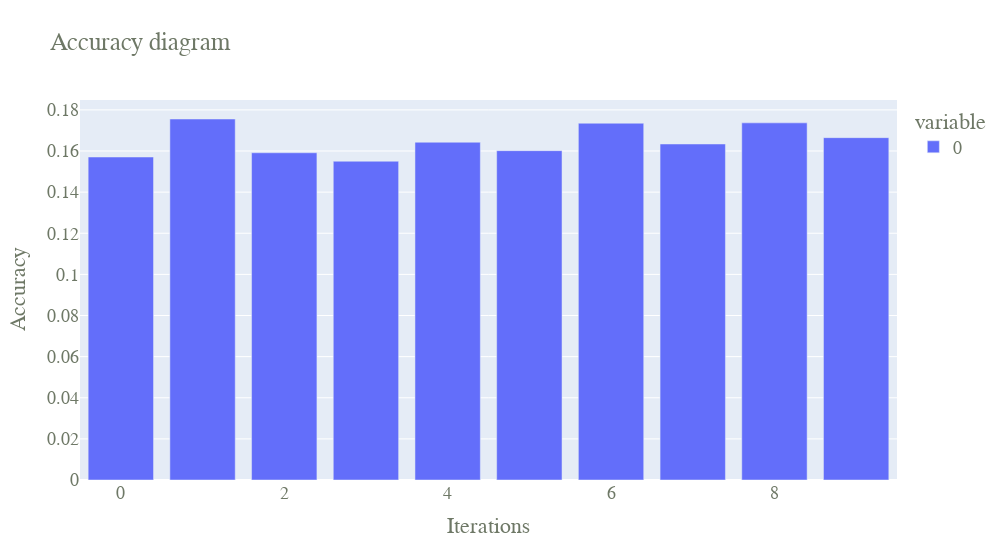
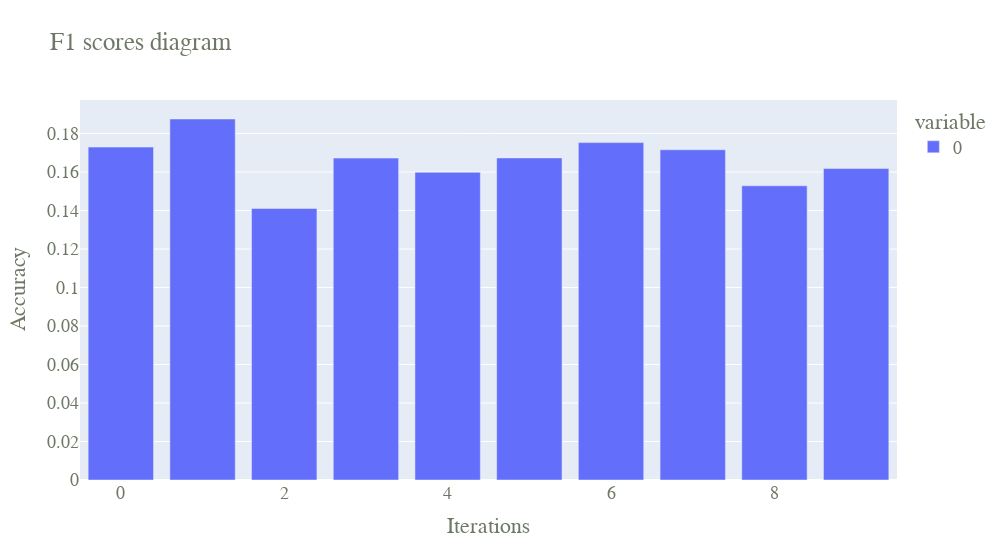

The notebook cell saved with these charts, in order:
### Markdown cell above
## <span style="color:#6E7866">Dummy Classifier</span>

### Code cell
model = DummyClassifier(strategy="uniform")
acc_score = []
f1_scores = []
k = 10
kf = KFold(n_splits=k, random_state=None)

for train_index , test_index in kf.split(Xtrain):
    X_train , X_test = X.iloc[train_index],X.iloc[test_index]
    y_train , y_test = y[train_index] , y[test_index]
     
    model.fit(X_train, y_train)
    pred_values = model.predict(X_test)
     
    accuracy = model.score(X_test, y_test)
    acc_score.append(accuracy)

    f1Score = f1_score(y_test, model.predict(X_test), average='macro')
    f1_scores.append(f1Score)
     
avg_acc_score = sum(acc_score)/k
avg_f1_score = sum(f1_scores)/k

metrics.loc[len(metrics)] = ['Dummy', avg_acc_score, avg_f1_score]

figAccScores = px.bar(acc_score, title='Accuracy',width=1000)
figAccScores.update_layout(
    title="Accuracy diagram",
    xaxis_title="Iterations",
    yaxis_title="Accuracy",
    font=dict(
    family="Verdana, monospace",
    size=18,
    color="#6E7866")   
)
figF1Scores = px.bar(f1_scores, title='F1 Scores',width=1000)
figF1Scores.update_layout(
    title="F1 scores diagram",
    xaxis_title="Iterations",
    yaxis_title="Accuracy",
    font=dict(
    family="Verdana, monospace",
    size=18,
    color="#6E7866")   
)
figAccScores.show()
figF1Scores.show()

### Figure 1 — Plotly figure (JSON) as saved in the notebook; plotly's stock layout.template omitted (floating-point values rounded to 4 significant figures)
{"data": [{"alignmentgroup": "True", "hovertemplate": "variable=0<br>index=%{x}<br>value=%{y}<extra></extra>", "legendgroup": "0", "marker": {"color": "#636efa", "pattern": {"shape": ""}}, "name": "0", "offsetgroup": "0", "orientation": "v", "showlegend": true, "textposition": "auto", "type": "bar", "x": [0, 1, 2, 3, 4, 5, 6, 7, 8, 9], "xaxis": "x", "y": [0.1571, 0.1756, 0.1591, 0.155, 0.1643, 0.1602, 0.1735, 0.1634, 0.1737, 0.1665], "yaxis": "y"}], "layout": {"barmode": "relative", "font": {"color": "#6E7866", "family": "Verdana, monospace", "size": 18}, "legend": {"title": {"text": "variable"}, "tracegroupgap": 0}, "title": {"text": "Accuracy diagram"}, "width": 1000, "xaxis": {"anchor": "y", "domain": [0, 1], "title": {"text": "Iterations"}}, "yaxis": {"anchor": "x", "domain": [0, 1], "title": {"text": "Accuracy"}}}}

### Figure 2 — Plotly figure (JSON) as saved in the notebook; plotly's stock layout.template omitted (floating-point values rounded to 4 significant figures)
{"data": [{"alignmentgroup": "True", "hovertemplate": "variable=0<br>index=%{x}<br>value=%{y}<extra></extra>", "legendgroup": "0", "marker": {"color": "#636efa", "pattern": {"shape": ""}}, "name": "0", "offsetgroup": "0", "orientation": "v", "showlegend": true, "textposition": "auto", "type": "bar", "x": [0, 1, 2, 3, 4, 5, 6, 7, 8, 9], "xaxis": "x", "y": [0.1729, 0.1875, 0.1411, 0.1672, 0.1598, 0.1673, 0.1753, 0.1716, 0.1528, 0.1619], "yaxis": "y"}], "layout": {"barmode": "relative", "font": {"color": "#6E7866", "family": "Verdana, monospace", "size": 18}, "legend": {"title": {"text": "variable"}, "tracegroupgap": 0}, "title": {"text": "F1 scores diagram"}, "width": 1000, "xaxis": {"anchor": "y", "domain": [0, 1], "title": {"text": "Iterations"}}, "yaxis": {"anchor": "x", "domain": [0, 1], "title": {"text": "Accuracy"}}}}
